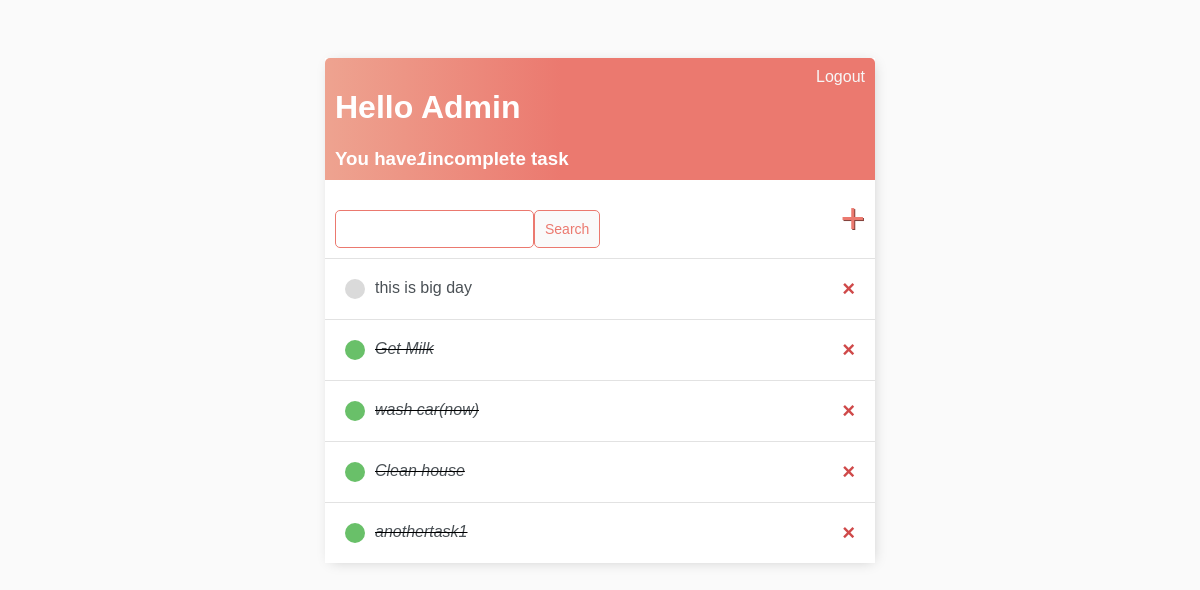
The app's page / (signed in) with its own data.
### base/models.py (models this page shows)
class Task(models.Model):
    user = models.ForeignKey(User, on_delete=models.CASCADE, null=True, blank=True)
    title = models.CharField(max_length=200)
    description = models.TextField(null=True, blank=True)
    complete = models.BooleanField(default=False)
    created = models.DateTimeField(auto_now_add=True)
    def __str__(self):
        return self.title
    class Meta:
        ordering = ['complete']

### base/views.py (the view)
class TaskList(LoginRequiredMixin, ListView):
    model = Task
    context_object_name = 'tasks'
    def get_context_data(self, **kwargs):
        context = super().get_context_data(**kwargs)
        context['tasks'] = context['tasks'].filter(user=self.request.user)
        context['count'] = context['tasks'].filter(complete=False).count()
        search_input = self.request.GET.get('search-area') or ''
        if search_input:
            context['tasks'] = context['tasks'].filter(title__icontains=search_input)
        context['search_input'] = search_input
        return context

### base/templates/base/task_list.html (shortened to what this page needs)
{% extends 'base/main.html' %}
{% block content %}
<div class="header-bar">
    <div>
        <h1>Hello {{request.user|title}} </h1>
        <h3 style="margin:0">You have<i>{{count}}</i>incomplete task{{ count|pluralize:"s" }}</h3>
    </div>
    {% if request.user.is_authenticated %}
    <a href="{% url 'logout' %}">Logout</a>
    {% else %}
    <a href="{% url 'login' %}">Login</a>
    {% endif %}
</div>
<div id="search-add-wrapper">
    <form method="GET" style="margin-top: 20px; display: flex;">
        <input type='text' name='search-area' value="{{search_input}}">
        <input class = "button" type="submit" value = 'Search'>
    </form>
    <a id="add-link" href="{% url 'task-create' %}">&#x2b;</a>
</div>
<div class="task-items-wrapper">
    {% for task in tasks %}
        <div class="task-wrapper">
            {% if task.complete %}
                <div class="task-title">
                    <div class="task-complete-icon"></div>
                    <i><s><a href="{% url 'task-update' task.id %}">{{task}}</a></s></i>
                </div>
                    <a class="delete-link" href="{% url 'task-delete' task.id %}">&#215;</a>
            {% else %}
                <div class="task-title">
                    <div class="task-incomplete-icon "></div>
                    <a href="{% url 'task-update' task.id %}">{{task}}</a>
                </div>
                <a class="delete-link" href="{% url 'task-delete' task.id %}">&#215;</a>
            {% endif %}
        </div>
    {% empty %}
    <h3>No items in list</h3>
    {% endfor %}
</div>
{% endblock content %}

### base/templates/base/main.html (style rules this page uses)
body { background-color: #FAFAFA; font-family: 'Nunito', sans-serif; padding-top: 50px; }
h1, h2, h3, h4, h5, h6, body { font-family: 'Raleway', sans-serif; }
.header-bar { display: flex; justify-content: space-between; color: #fff; padding: 10px; border-radius: 5px 5px 0 0; background: linear-gradient(90deg, #eea390 0%, #eb796f 43%, #eb796f 100% ); }
.header-bar a { color: rgb(247, 247, 247); text-decoration: none; }
.task-wrapper { display: flex; align-items: center; justify-content: space-between; padding: 20px; background-color: #fff; border-top: 1px solid rgb(226, 226, 226); }
.task-title { display: flex; }
.task-title a { text-decoration: none; color: #4b5156; margin-left: 10px; }
.task-complete-icon { height: 20px; width: 20px; background-color: rgb(105, 192, 105); border-radius: 50%; }
.task-incomplete-icon { height: 20px; width: 20px; background-color: rgb(218, 218, 218); border-radius: 50%; }
.delete-link { text-decoration: none; font-weight: 900; color: #cf4949; font-size: 22px; line-height: 0; }
#search-add-wrapper { display: flex; justify-content: space-between; align-items: center; padding: 10px; }
#add-link { color: #eb796f; text-decoration: none; font-size: 42px; text-shadow: 1px 1px #81413b; }
input[type=text], input[type=password], textarea { border: 1px solid #eb796f; border-radius: 5px; padding: 10px; width: 90%; }
.button { border: 1px solid #eb796f; background-color: #FAFAFA; color: #eb796f; padding:10px; font-size: 14px; border-radius: 5px; cursor: pointer; text-decoration: none; }

### records on screen
Task: title "this is big day"
Task: title "Get Milk"
Task: title "wash car(now)"
Task: title "Clean house"
Task: title "anothertask1"

### other values on screen
{{ request.user|title }} "Admin"
{{ count }} "1"
